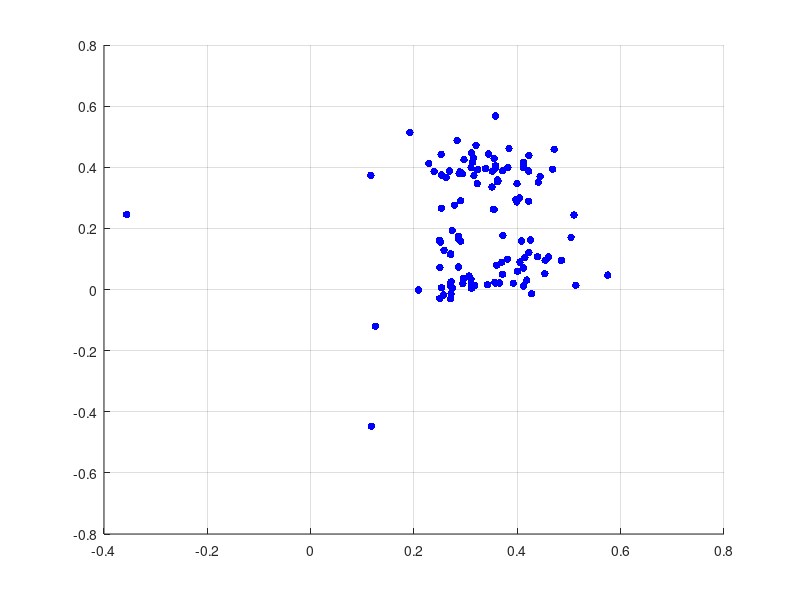

MATLAB code for this plot:
 load('Human.mat')
 for i = 1:length(Human)
     otp = Human{i}.otp;
     hold on
     scatter3(otp(:,1),otp(:,2),otp(:,3),30,'b', 'filled')
     grid on
 end